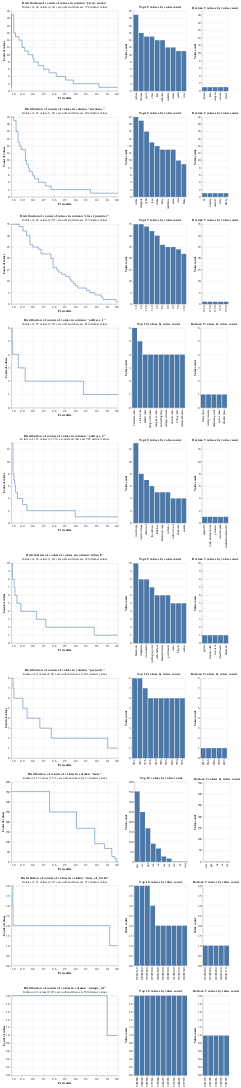

The notebook cell this image was saved under:
### Code cell
#runing exploratory analysis for sample dataset 
profile_columns(df, db_api=DuckDBAPI(), top_n=10, bottom_n=5)
